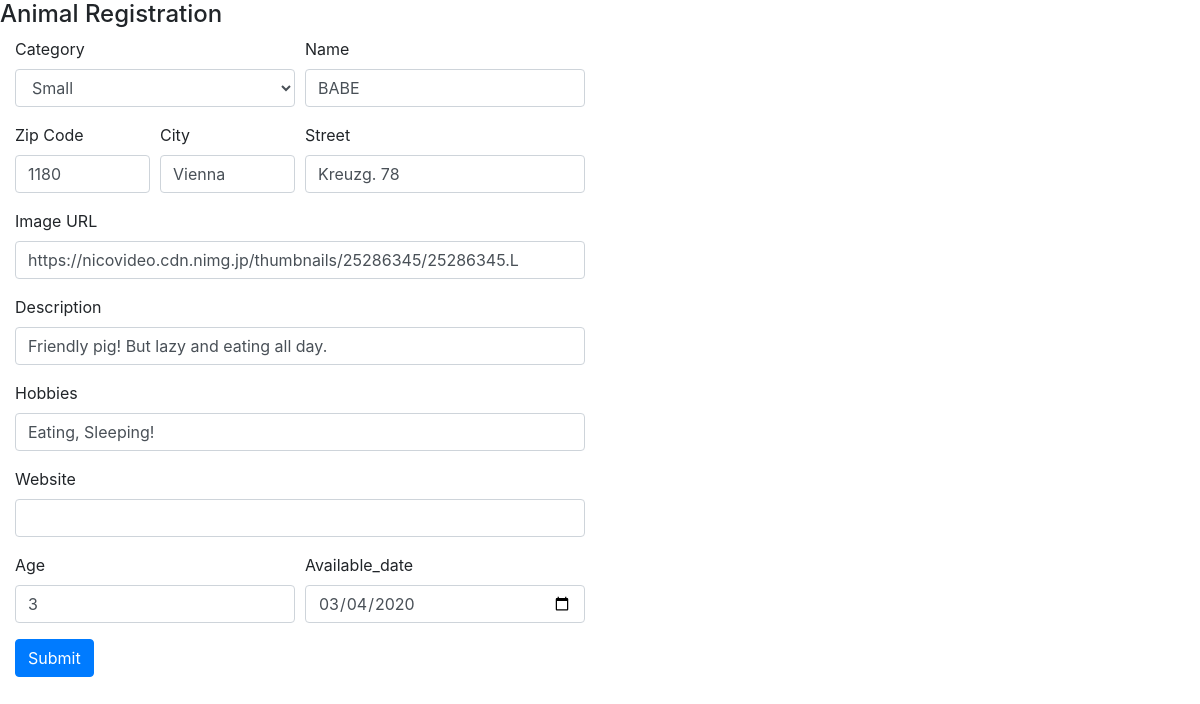
The app's page /cr11_erinagy_petadoption/update.php?id=2 with its own data.
### tables this page shows
CREATE TABLE `animals` (
  `id` int(20) NOT NULL,
  `category` varchar(20) DEFAULT NULL,
  `name` varchar(50) DEFAULT NULL,
  `zipcode` int(20) DEFAULT NULL,
  `city` varchar(20) DEFAULT NULL,
  `address` varchar(50) DEFAULT NULL,
  `image` varchar(255) DEFAULT NULL,
  `description` varchar(255) DEFAULT NULL,
  `hobbies` varchar(255) DEFAULT NULL,
  `website` varchar(255) DEFAULT NULL,
  `age` int(100) DEFAULT NULL,
  `available_date` date DEFAULT NULL
);

### cr11_erinagy_petadoption/update.php (the view, shortened to what this page needs)
<?php
require_once 'dbconnect.php';
if($_GET["id"]){
  $id =$_GET["id"];
  $sql="SELECT * FROM animals WHERE id=$id";
  $result = mysqli_query($conn, $sql);
  $row =$result->fetch_assoc();
};
  ?>
<!DOCTYPE html>
<html>
<head>
  <link rel="stylesheet" href="https://stackpath.bootstrapcdn.com/bootstrap/4.4.1/css/bootstrap.min.css">
</head>
<body>
  <h4>Animal Registration</h4>
  <form action="action/a_update.php" method="post"class="col-md-6">
    <div class="form-row">
     <div class="form-group col-md-6" >
      <label for="inputState">Category</label>
      <select id="inputState" class="form-control" name="category">
         <option value="small" >Small</option>
      </select>
     </div>
     <div  class="form-group col-md-6">
      <label >Name</label>
      <input type="text" class="form-control" name="name" value="<?php echo $row['name'] ?>" >
    </div>
    </div>
    <div class="form-row">
    <div  class="form-group col-md-3">
      <label >Zip Code</label>
      <input type="text" class="form-control" name="zipcode" value="<?php echo $row['zipcode'] ?>">
    </div>
      <div  class="form-group col-md-3">
      <label >City</label>
      <input type="text" class="form-control" name="city" value="<?php echo $row['city'] ?>">
    </div>
    <div  class="form-group col-md-6">
      <label >Street</label>
      <input type="text" class="form-control" name="address" value="<?php echo $row['address'] ?>">
    </div>
     </div>
     <div  class="form-group">
      <label >Image URL</label>
      <input type="text" class="form-control" name="image" value="<?php echo $row['image'] ?>">
    </div>
    <div  class="form-group">
      <label >Description</label>
      <input type="text" class="form-control" name="description" value="<?php echo $row['description'] ?>">
    </div>
    <div  class="form-group">
      <label >Hobbies</label>
      <input type="text" class="form-control" name="hobbies" value="<?php echo $row['hobbies'] ?>">
    </div>
    <div  class="form-group">
      <label >Website</label>
      <input type="text" class="form-control" name="website" value="<?php echo $row['website'] ?>">
    </div>
    <div class="form-row">
     <div  class="form-group col-md-6">
      <label >Age</label>
      <input type="text" class="form-control" name="age" value="<?php echo $row['age'] ?>">
    </div>
    <div  class="form-group col-md-6">
      <label >Available_date</label>
      <input type="date" class="form-control" name="available_date" value="<?php echo $row['available_date'] ?>">
    </div>
      </div>
    <button type="submit" class="btn btn-primary" name="submit">Submit</button>
  </form>
</body>
</html>

### records on screen
animals: name "BABE", zipcode "1180", city "Vienna", address "Kreuzg. 78", image "https://nicovideo.cdn.nimg.jp/thumbnails/25286345/25286345.L", description "Friendly pig! But lazy and eating all day.", hobbies "Eating, Sleeping!", age "3", available_date "03/04/2020"
